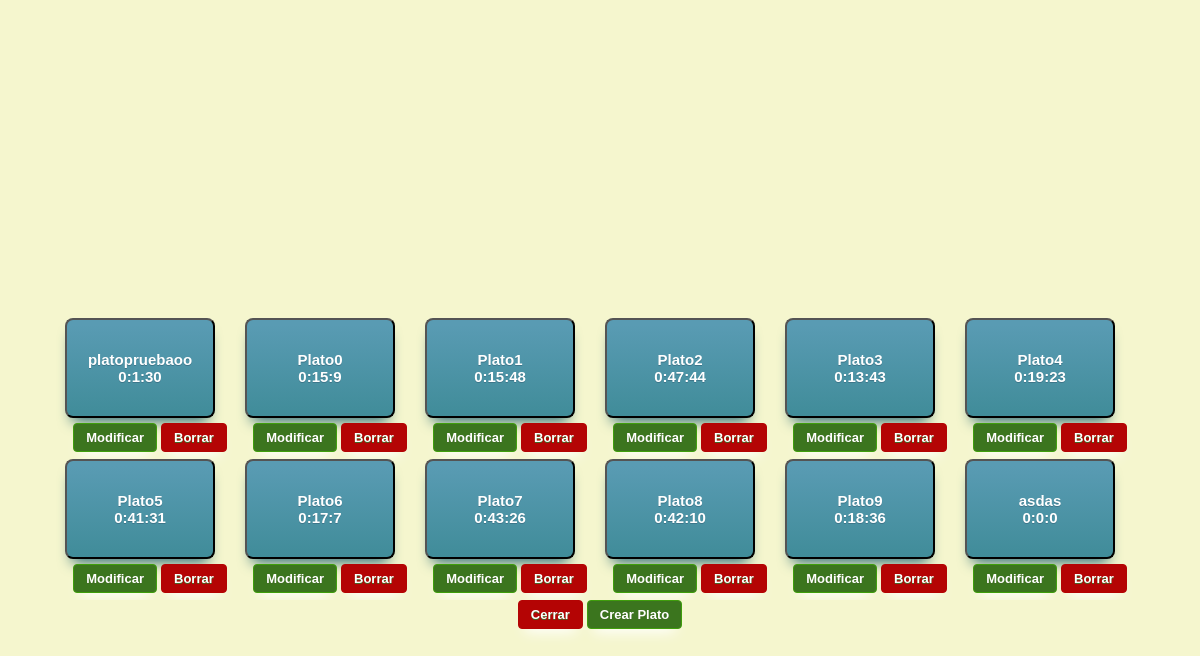
Screenshot of /utilidades/productos.php with the database file from the repository.
### tables this page shows
CREATE TABLE `platos` (
  `id_plato` int(3) NOT NULL,
  `nombre` varchar(50) NOT NULL,
  `tiempo` int(5) NOT NULL COMMENT 'en segundos'
);

### utilidades/utilidades.php (called while the page is built)
<?php
  function conversorTiempos($tiempo_en_segundos) {
	$horas = floor($tiempo_en_segundos / 3600);
	$minutos = floor(($tiempo_en_segundos - ($horas * 3600)) / 60);
	$segundos = $tiempo_en_segundos - ($horas * 3600) - ($minutos * 60);
	return $horas . ':' . $minutos . ":" . $segundos;
}
 ?>

### utilidades/productos.php (the view, shortened to what this page needs)
<link href="../css/style.css" rel="stylesheet" type="text/css">
<body onresize="centrar()" onload="inicio()">
<div id="contenedor">
<div class="container">
<?php
include("bd.php");
include("utilidades.php");
if(isset($_GET['mesa'])){
	$mesa=$_GET['mesa'];
	 $query="SELECT * FROM platos";
	 $resultado=$mysqli->query($query);
	 while ($plato = $resultado->fetch_array(MYSQLI_BOTH)){
	 	$tiempo=conversorTiempos($plato['tiempo']);
		echo "<div class='reci'><button class='plato otro' onclick='addplato(".$plato['id_plato'].",\"". $plato['nombre']."\",".$plato['tiempo'].",".$mesa.")' class='plato' value=\"".$plato['id_plato']."\">".$plato['nombre']."<br>".$tiempo."</button></div>";
	}
}else{
	$query="SELECT * FROM platos";
	$resultado=$mysqli->query($query);
	while ($plato = $resultado->fetch_array(MYSQLI_BOTH)){
	 	$tiempo=conversorTiempos($plato['tiempo']);
	 	$id=$plato['id_plato'];
		echo "<div class='reci'><button class='plato otro'>".$plato['nombre']."<br>".$tiempo."</button>
		<a href='modificar.php?id=".$id."'><button class='cbttn'>Modificar</button></a>
		<a href='borrar.php?id=".$id."'><button class='cbttn cerrar'>Borrar</button></a>
		</div>";
	}
}
?>
</div>
<?php
	if(isset($_GET['mesa'])){
	?>
	<div class="campo">
	<button class='cbttn cerrar' onclick="cerrar(<?php echo $mesa?>)">Cerrar</button>
	<button class="cbttn" onclick="crearPlato2()">Crear Plato</button>
	</div>
	<?php
	}else{
		?>
		<div class="campo">
		<button class='cbttn cerrar' onclick="cer()">Cerrar</button>
		<button class="cbttn" onclick="crearPlato2()">Crear Plato</button>
		</div>
		<?php
	}
	?>
	</div>
	</body>

### css/style.css (style rules this page uses)
a { text-decoration: none; }
body { background-color: #F5F6CE; }
.cerrar { background-color: #B40404 !important; border-color: #B40404 !important; }
.campo { display: block; text-align: center; width: 300px; margin: auto; vertical-align: middle; }
.cbttn { -moz-box-shadow: 0px 10px 14px -7px #ffffff; -webkit-box-shadow: 0px 10px 14px -7px #ffffff; box-shadow: 0px 10px 14px -7px #ffffff; background-color:#3b751e; -moz-border-radius:4px; -webkit-border-radius:4px; border-radius:4px; border:1px solid #3f9e0c; display:inline-block; cursor:pointer; color:#ffffff; font-family:Arial; font-size:13px; font-weight:bold; padding:6px 12px; text-decoration:none; text-shadow:0px 1px 0px #416b25; margin:0 auto; margin-bottom: 2px }
.container { text-align: center !important; overflow: hidden; }
.otro { width: 150px !important; height: 100px !important; }
.plato { -moz-box-shadow: 0px 10px 14px -7px #276873; -webkit-box-shadow: 0px 10px 14px -7px #276873; box-shadow: 0px 10px 14px -7px #276873; background:-webkit-gradient(linear, left top, left bottom, color-stop(0.05, #599bb3), color-stop(1, #408c99)); background:-moz-linear-gradient(top, #599bb3 5%, #408c99 100%); background:-webkit-linear-gradient(top, #599bb3 5%, #408c99 100%); background:-o-linear-gradient(top, #599bb3 5%, #408c99 100%); background:-ms-linear-gradient(top, #599bb3 5%, #408c99 100%); background:linear-gradient(to bottom, #599bb3 5%, #408c99 100%); filter:progid:DXImageTransform.Microsoft.gradient(startColorstr='#599bb3', endColorstr='#408c99',GradientType=0); background-color:#599bb3; -moz-border-radius:8px; -webkit-border-radius:8px; border-radius:8px; display:inline-block; cursor:pointer; color:#ffffff; font-family:Arial; font-size:15px; font-weight:bold; text-decoration:none; text-shadow:0px 1px 0px #3d768a; text-align: center; width: 100px; height: 50px; float: left; margin-left: 5px; margin-bottom: 5px; }
.reci { text-align: center; width: 180px; margin-bottom: 5px; display: inline-block; }

### rows the page displays
platos: nombre "platopruebaoo", tiempo "0:1:30"
platos: nombre "Plato0", tiempo "0:15:9"
platos: nombre "Plato1", tiempo "0:15:48"
platos: nombre "Plato2", tiempo "0:47:44"
platos: nombre "Plato3", tiempo "0:13:43"
platos: nombre "Plato4", tiempo "0:19:23"
platos: nombre "Plato5", tiempo "0:41:31"
platos: nombre "Plato6", tiempo "0:17:7"
platos: nombre "Plato7", tiempo "0:43:26"
platos: nombre "Plato8", tiempo "0:42:10"
platos: nombre "Plato9", tiempo "0:18:36"
platos: nombre "asdas", tiempo "0:0:0"
